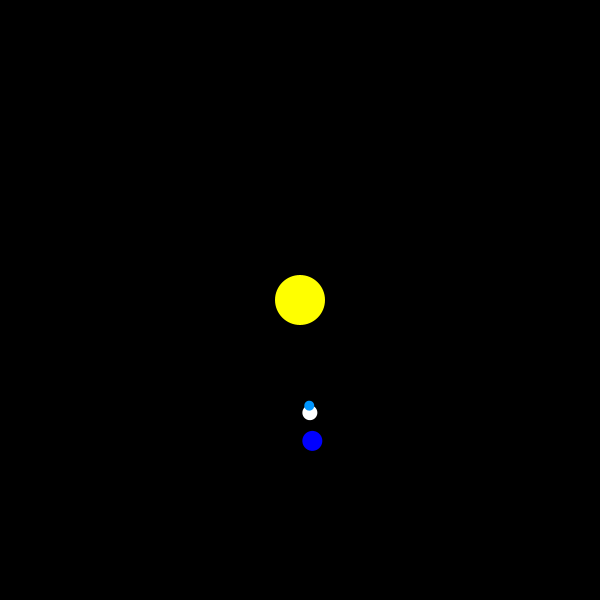
Frame 1 (no input)
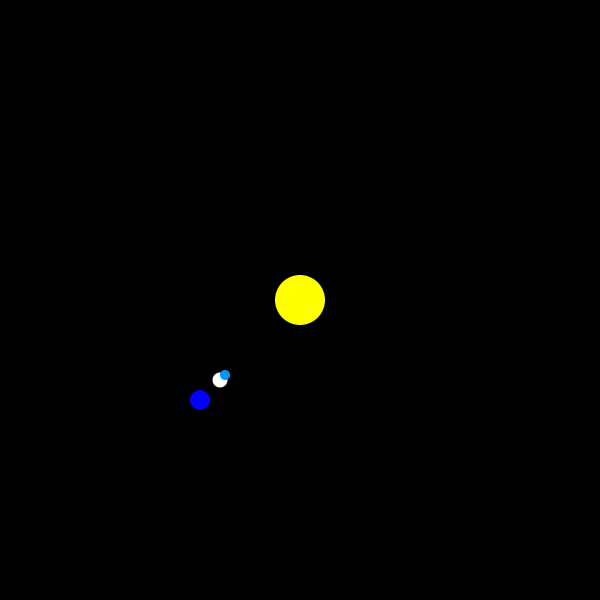
Frame 60 (the mouse pressed at the canvas centre just before this capture)
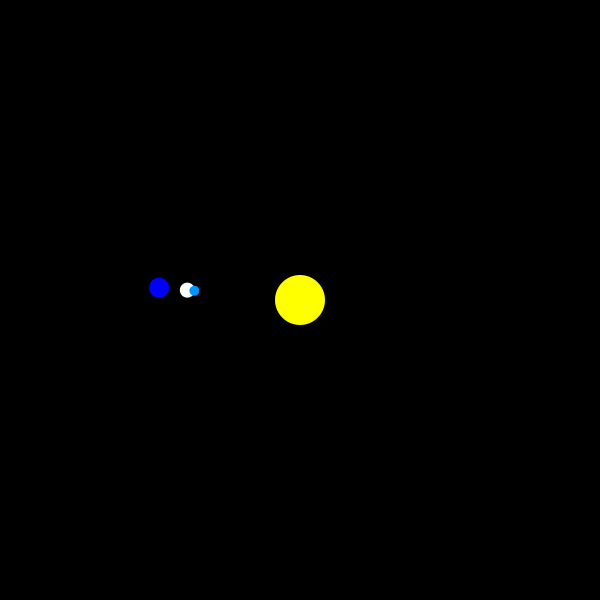
Frame 120 (the mouse held since frame 60 and released just before this capture)

The Processing sketch that drew these frames (run headless with seeded random() and noise(); from frame 60 on, the mouse is pressed at the canvas centre):

// Processing sketch: processing_114756
// ── processing_114756.pde

void setup () { 
  size (600, 600);
  noStroke();
  smooth(5);
} 

void draw() {
  
  background(0);
  translate (300,300); 
  
  fill (255, 255, 0 );
  ellipse ( 0 , 0 , 50, 50 ); 
  
  fill (0,0,255);
 
  rotate ( radians (second () *50));
  translate (100,100);
  ellipse ( 0, 0, 20, 20); 
  rotate ( - radians (second () *50)); 
  
  rotate ( radians (second () *50));
  translate ( - 20, - 20); 
  fill (255);
  ellipse ( 0, 0, 15, 15); 
  
  translate (-5, -5); 
  fill (0, 150, 255);
  ellipse ( 0, 0,10 , 10 );
  

}
